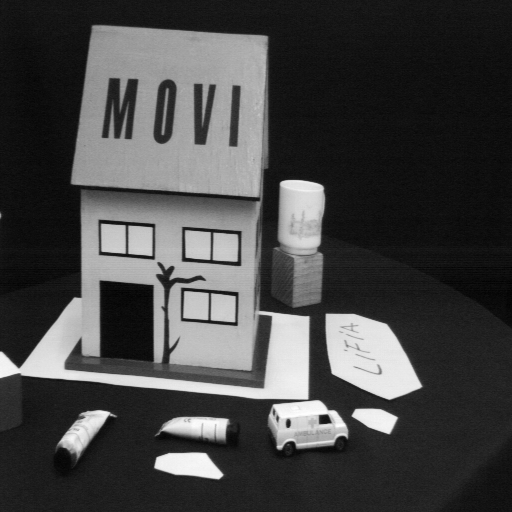
#> input picture Pedagogy/Point of interests (Image Matching)/house8.png, 512 x 512 px
$ python Harris_corner.py
#> lines starting #> are read from the running program, lines starting #| are printed output that depends on the picture; after the words box and inside, x2 and y2 are one past the last pixel; in counts of white or black regions, pixels touching at a corner belong together
import cv2
import numpy as np
from matplotlib import pyplot as plt

filename = 'house8.png'
img = cv2.imread(filename)
#> img is the input picture: shape (512, 512, 3); min 0, max 253, mean 69.5
gray = cv2.cvtColor(img, cv2.COLOR_BGR2GRAY)

gray = np.float32(gray)
dst = cv2.cornerHarris(gray, 2, 5, 0.04)
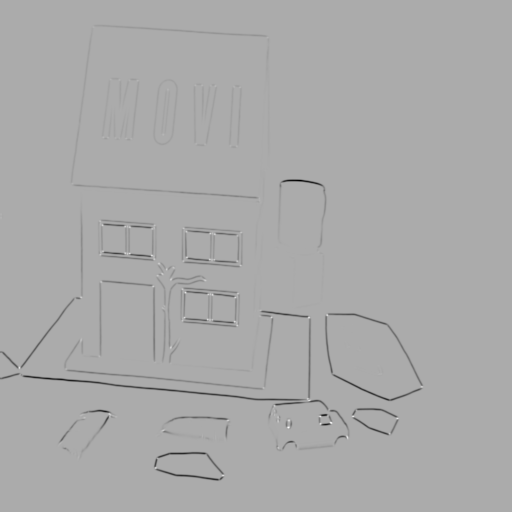
#> dst: shape (512, 512) float32; min -4.74e+09, max 2.32e+09, mean -39838444; drawn with min black and max white

# result is dilated for marking the corners, not important
dst = cv2.dilate(dst, None)
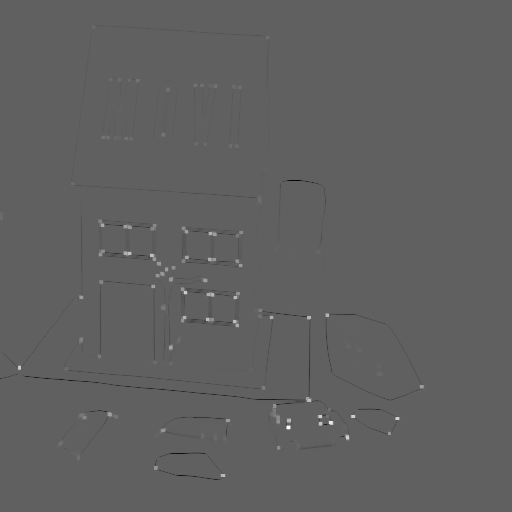
#> dst: shape (512, 512) float32; min -1.41e+09, max 2.32e+09, mean -42039.6; drawn with min black and max white

# Threshold for an optimal value, it may vary depending on the image.
img[dst > 0.01 * dst.max()] = [0, 0, 255]
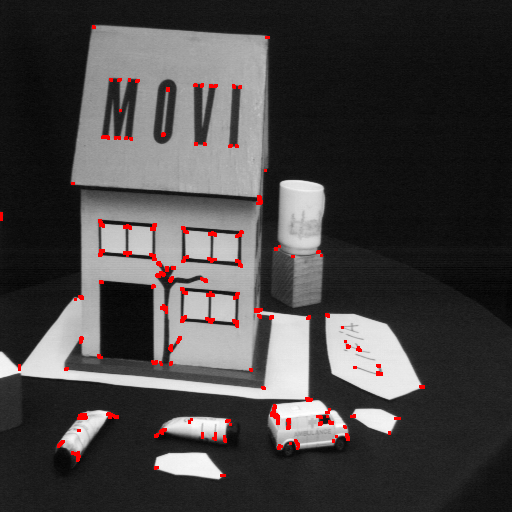
#> img: shape (512, 512, 3); 1.21% of pixels changed, all inside (x1, y1, x2, y2) = (0, 25, 425, 477)

cv2.imwrite("Harris_corner.jpg", img)
cv2.imshow('dst', img)
if cv2.waitKey(0):
#> (key Esc is pressed here)
    cv2.destroyAllWindows()
